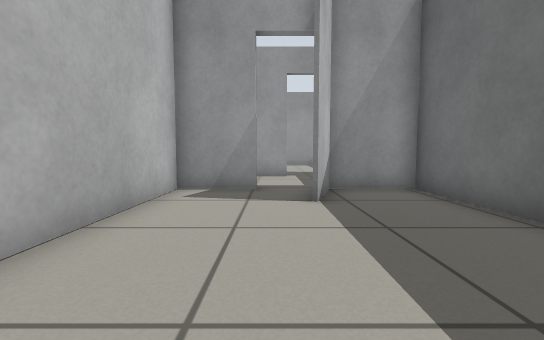
view 1 (above)

23 first-person views from a walk through a Gazebo world. The camera is 0.5 m above the floor, tilts 4° down and sees 90° across. The floor is counted in squares, 0.5 m on a side. Each view is taken from the middle of a square. On the plan, view 1 faces up. The plan holds only what a view shows up to about 11 squares ahead; the rest is blank. Simple patterns stand in for the simulator's built-in surfaces.

view 2
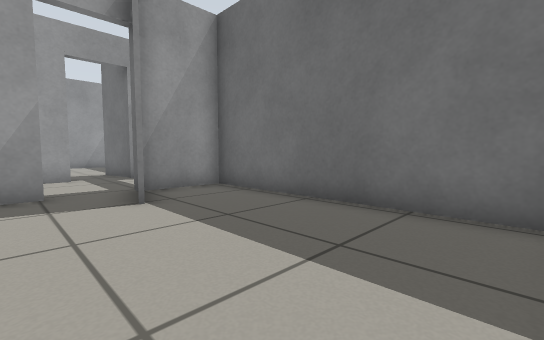

view 3
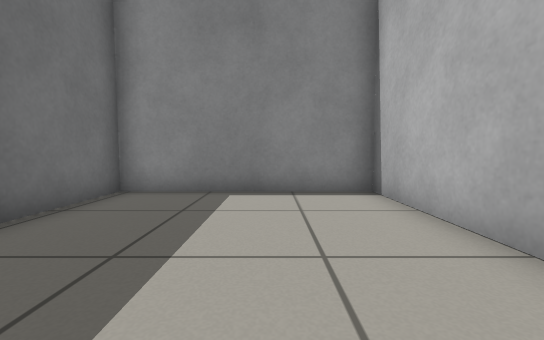

view 4
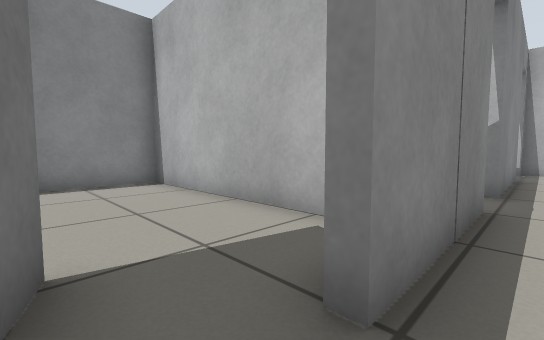

view 5
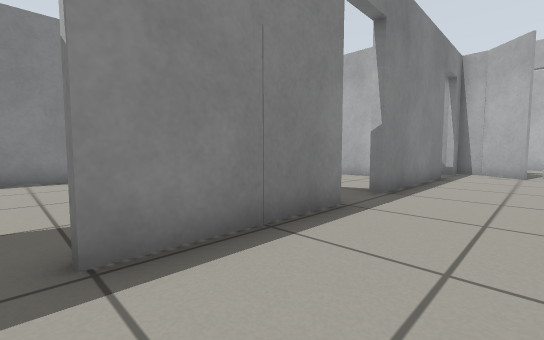

view 6
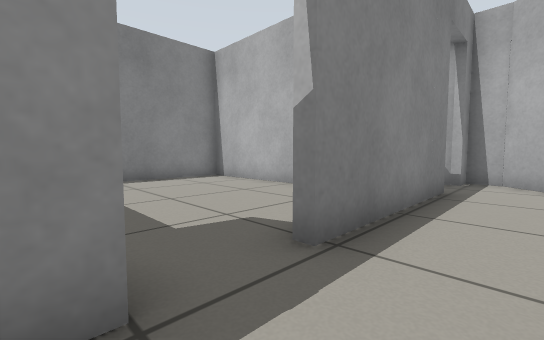

view 7
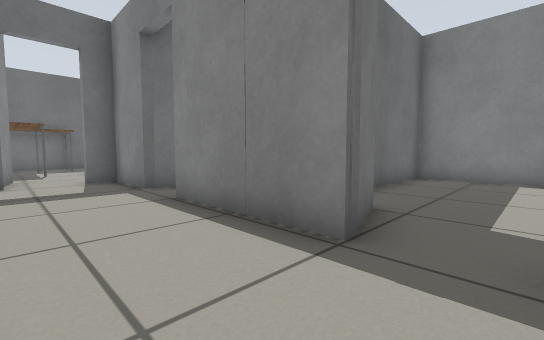

view 8
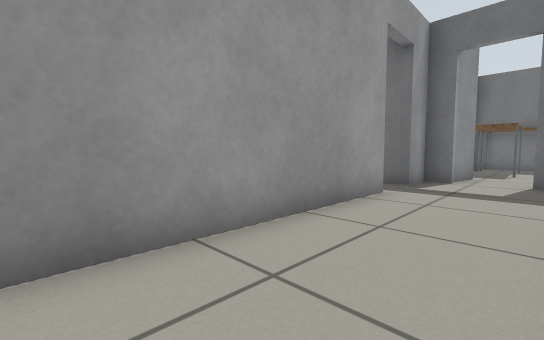

view 9
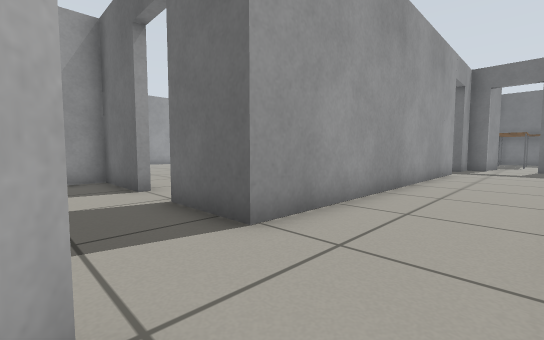

view 10
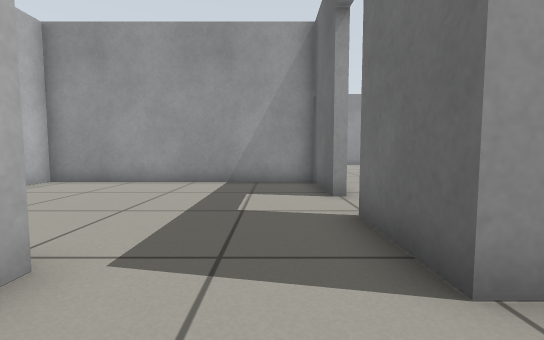

view 11
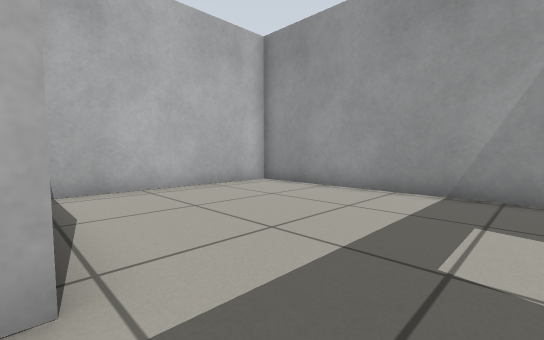

view 12
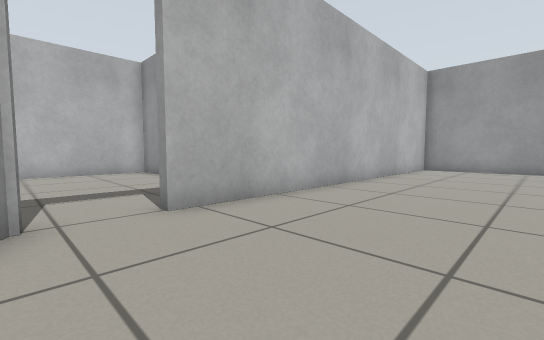

view 13
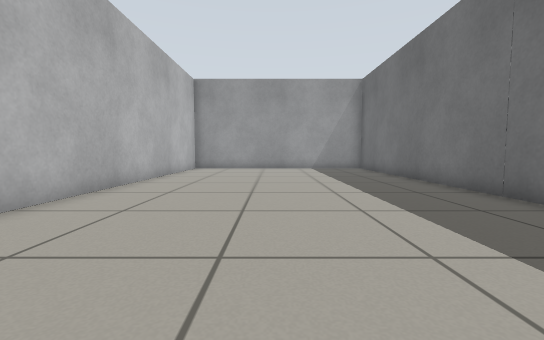

view 14
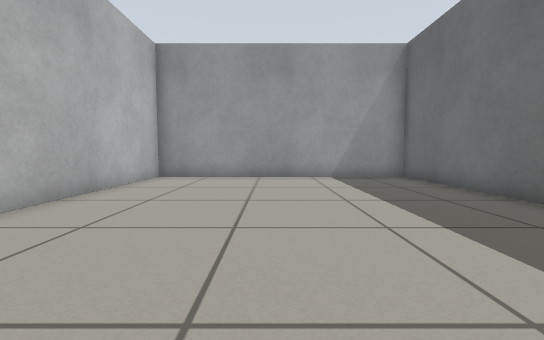

view 15
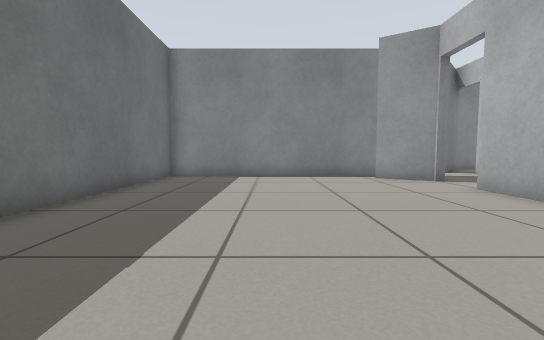

view 16
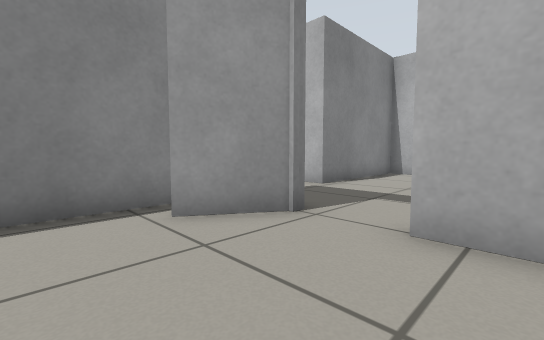

view 17
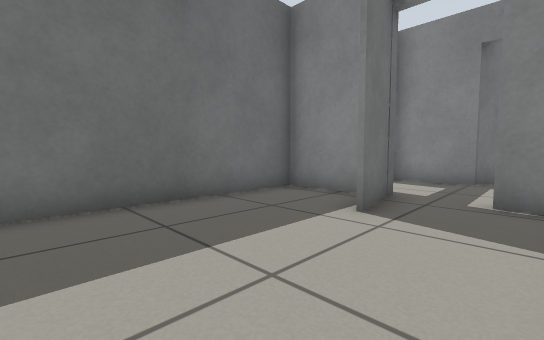

view 18
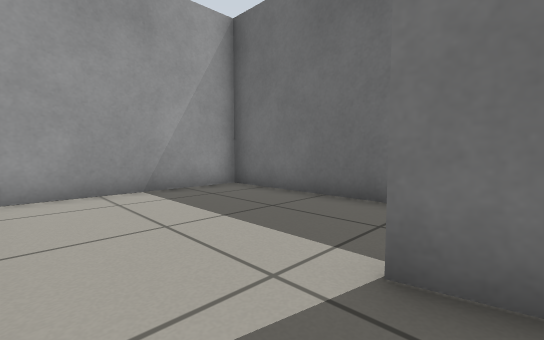

view 19
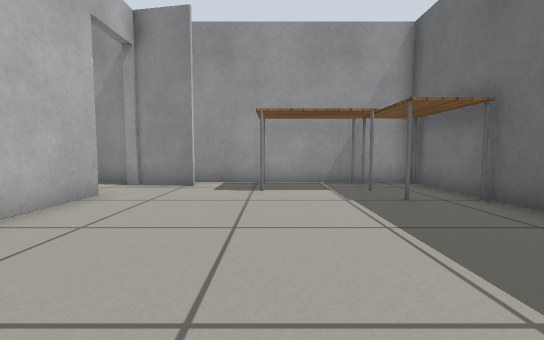

view 20
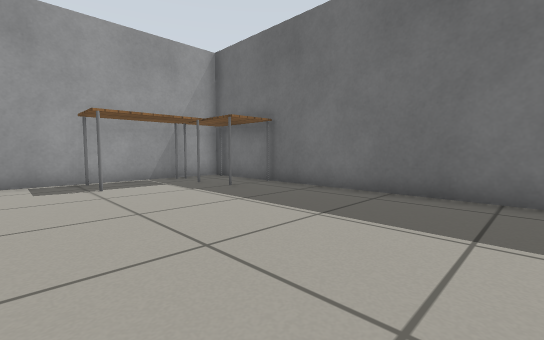

view 21
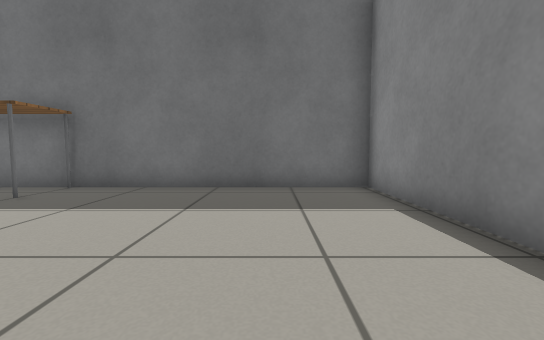

view 22
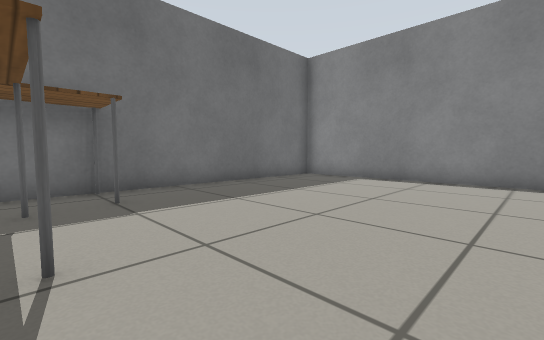

view 23
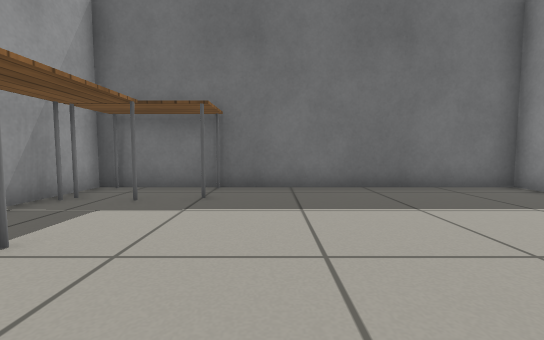

### Floor plan
Ten units are one square. View 1 is at (0, 0); x grows to the right and y downward. Boxes are objects, and circles mark ways between rooms. Rooms are numbered by the first view taken in them; rooms with no view inside come last. Other rooms are left out.
<svg viewBox="-197 -289 327 301">
<path fill="none" stroke="#000" d="M8 -53 14 -71M-4 -70 -25 -70 -25 7 37 7 37 -70 15 -70 9 -53M-45 -73 -4 -73M6 -107 -107 -107M14 -73 37 -73 37 -82M-115 -73 -63 -73M-128 -96 -140 -82 -140 -73 -133 -73M37 -100 37 -107 24 -107M-140 -110 -140 -100M-181 -110 -140 -110M-107 -149 -107 -177 -192 -177 -192 -116M-107 -107 -107 -131M-107 -132 -88 -120M-94 -110 -10 -110 -10 -284 -104 -284 -104 -149M24 -110 52 -110 52 -189 -1 -189M25 -107 20 -129M-1 -110 6 -110M58 -97 37 -101M40 -82 40 -59M49 7 124 7 124 -107 55 -107M-39 -53 -45 -73M-104 -53 -104 7 -28 7 -28 -30"/>
<rect x="75" y="-105" width="30" height="20" fill="#bbb"><title>table</title></rect>
<rect x="105" y="-105" width="20" height="30" fill="#bbb"><title>table</title></rect>
<circle cx="5" cy="-70" r="3" fill="#2a7"/>
<circle cx="-125" cy="-110" r="3" fill="#2a7"/>
<circle cx="15" cy="-110" r="3" fill="#2a7"/>
<circle cx="40" cy="-95" r="3" fill="#2a7"/>
<circle cx="-55" cy="-70" r="3" fill="#2a7"/>
<circle cx="-105" cy="-140" r="3" fill="#2a7"/>
<text x="0" y="-30">1</text>
<text x="-50" y="-90">2</text>
<text x="-150" y="-140">3</text>
<text x="-60" y="-200">4</text>
<text x="20" y="-150">5</text>
<text x="90" y="-50">6</text>
<text x="-70" y="-30">7</text>
</svg>
Room 1 opens to room 2. Room 2 opens to room 3. Room 2 opens to room 5. Room 2 opens to room 6. Room 2 opens to room 7. Room 3 opens to room 4.

Where each view was taken, in squares from view 1:
view 1: 0 up, 0 right, facing up
view 2: 0 up, 1 left, facing up-right
view 3: 6 up, 0 right, facing down
view 4: 8 up, 1 right, facing down-left
view 5: 10 up, 0 right, facing down-left
view 6: 9 up, 4 left, facing down-left
view 7: 10 up, 6 left, facing down-right
view 8: 8 up, 6 left, facing up-right
view 9: 8 up, 13 left, facing up-right
view 10: 9 up, 12 left, facing up
view 11: 11 up, 12 left, facing up-left
view 12: 13 up, 6 left, facing up-left
view 13: 13 up, 6 left, facing up
view 14: 18 up, 6 left, facing up
view 15: 22 up, 5 left, facing down
view 16: 16 up, 7 left, facing down-left
view 17: 17 up, 0 right, facing down-right
view 18: 12 up, 0 right, facing up-right
view 19: 2 up, 8 right, facing up
view 20: 1 up, 6 right, facing up-right
view 21: 2 up, 5 right, facing right
view 22: 9 up, 5 right, facing down-right
view 23: 6 up, 5 right, facing right
